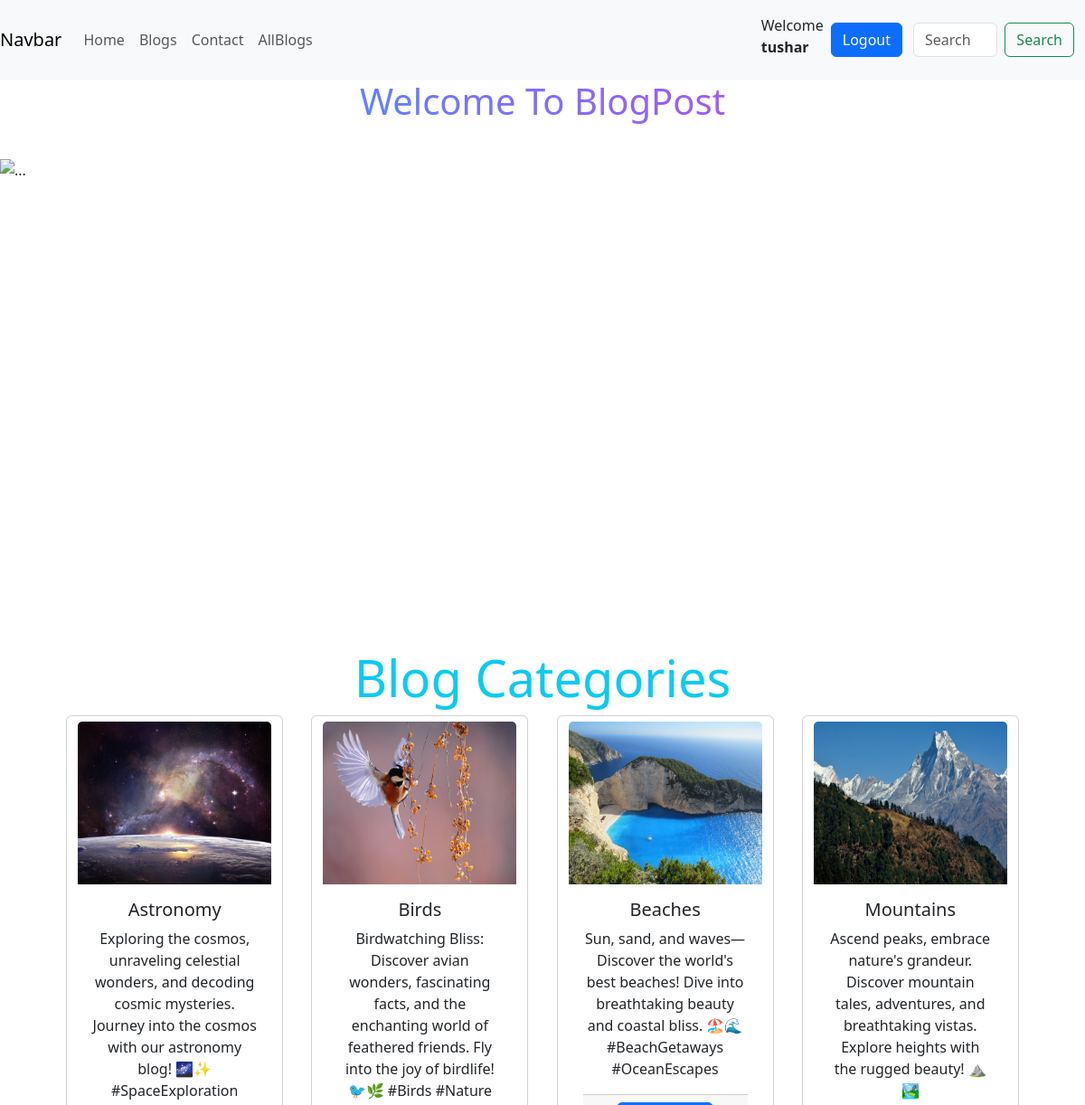
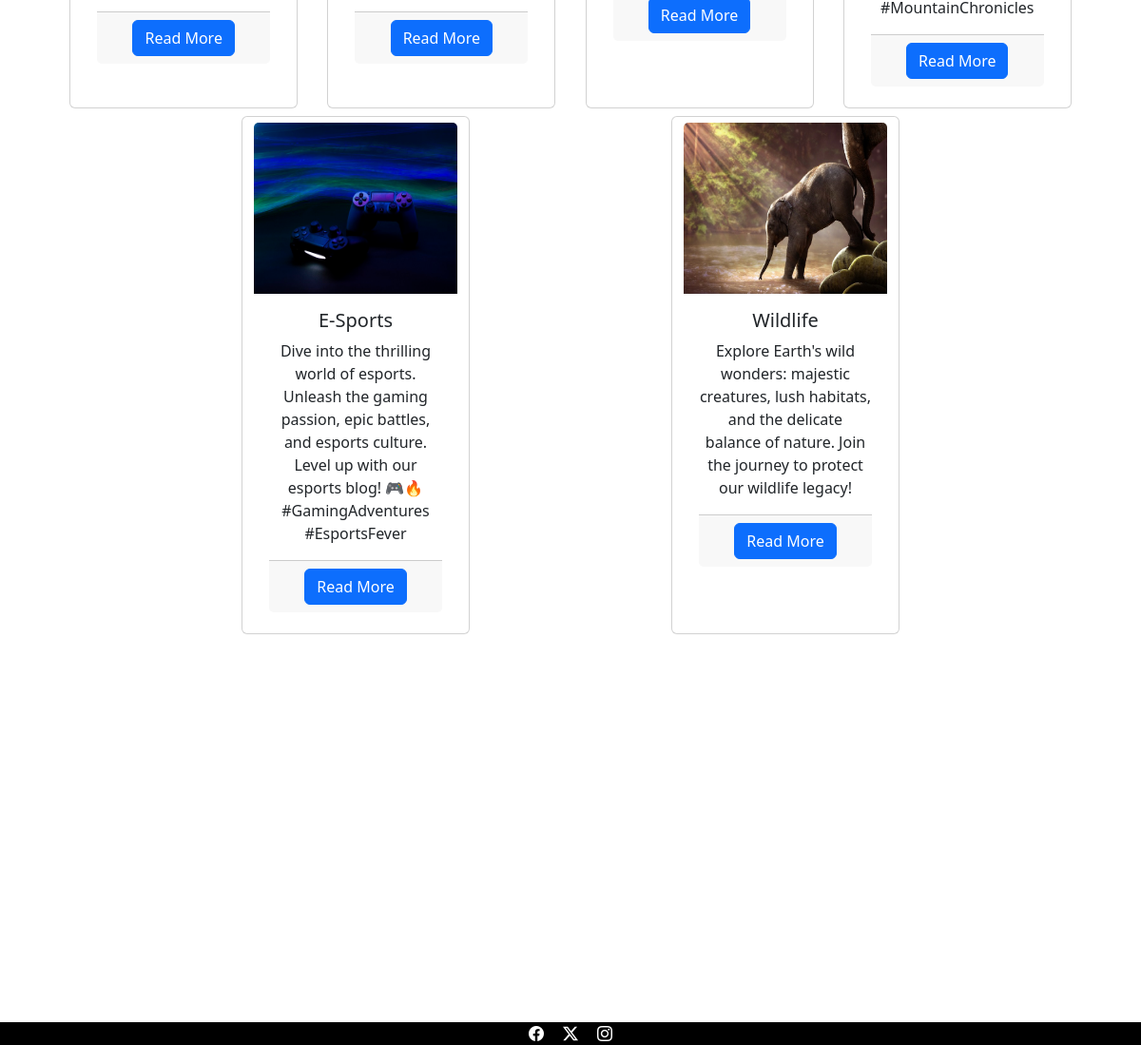
The app's page / (signed in) with its own data (2 pictures, top to bottom).
### myBlogs/models.py (models this page shows, shortened)
class blog_category(models.Model):
    blog_cat = models.CharField(max_length=60,unique=True)
    blogcat_img = models.ImageField(upload_to='images/')
    blogcat_description=models.TextField(max_length=200)

### myBlogs/views.py (the view)
# urls.py: 2. Add a URL to urlpatterns:  path('', views.home, name='home')
def home(request):
    x=blog_category.objects.all()
    return render(request, 'myBlogs/home.html',{"category":x})

### myBlogs/templates/myBlogs/home.html (shortened to what this page needs)
<!DOCTYPE html>
<html lang="en">
<head>
  <link href="https://cdn.jsdelivr.net/npm/bootstrap@5.3.2/dist/css/bootstrap.min.css" rel="stylesheet"
>
  {%include 'myBlogs/navigation_bar.html' %}
</head>
<body>
  <h1 style="padding-bottom:2vh;" class="text-center rainbow-neon padding-bottom:5vw">Welcome To BlogPost</h1>
  <div  id="carouselExampleAutoplaying" class="carousel slide" data-bs-ride="carousel" style="display: block;
    height: fit-content;
    /* max-height: 50vw; */
    align-content: center;
    margin:2vw 0vw 0vw 0vw;
    ">
    <div class="carousel-inner" style="height: 45vw; display: flex;">
      <div class="carousel-item active " style="object-fit:fill;">
        <img src="https://cdn.pixabay.com/photo/2017/06/11/02/05/wheat-2391348_640.jpg" class="d-block w-100" alt="...">
        <div class="carousel-caption d-md-block">
          <h5>Wheat Feild</h5>
          <p>Major Food product of the world</p>
        </div>
      </div>
      <button class="carousel-control-prev" type="button" data-bs-target="#carouselExampleAutoplaying"
        data-bs-slide="prev">
        <span class="carousel-control-prev-icon" aria-hidden="true"></span>
      </button>
      <button class="carousel-control-next" type="button" data-bs-target="#carouselExampleAutoplaying"
        data-bs-slide="next">
        <span class="carousel-control-next-icon" aria-hidden="true"></span>
      </button>
    </div>
    <div class="container text-center mb-4">
      <h3 class="display-4 text-info">Blog Categories</h3>
      {% if category %}
      <div class="d-flex flex-wrap justify-content-evenly">
        {% for y in category %}
        <div id="My_card" class="card mb-2 btn btn-outline-secondary" style="width: 20vw; min-height:5vw;">
          <img src="{{ y.blogcat_img.url }}" class="card-img-top" alt="..." style="height: 15vw">
          <div class="card-body">
            <h5 class="card-title">{{ y.blog_cat }}</h5>
            <p class="card-text">{{ y.blogcat_description }}</p>
            <div class="card-footer">
              <a href="{% url 'allblogs' %}?category={{y.blog_cat}}" type="submit" class="btn btn-primary">Read More</a>
            </div>
          </div>
        </div>
        {% endfor %}
      </div>
      {% endif %}
    </div>
    <footer>
      {% include "myBlogs/footer.html" %}
    </footer>
</body>
</html>

### myBlogs/templates/myBlogs/navigation_bar.html (shortened to what this page needs)
<!DOCTYPE html>
<html lang="en">
<head>
</head>
<body>
  <nav class="navbar navbar-expand-lg navbar-light bg-light">
    <a class="navbar-brand" href="#">Navbar</a>
    <div class="collapse navbar-collapse" id="navbarNav">
      <ul class="navbar-nav" style="margin-right: 40vw;">
        <li class="nav-item active">
          <a class="nav-link" href="/home">Home </a>
        </li>
        <li class="nav-item">
          <a class="nav-link" href="/blog">Blogs</a>
        </li>
        <li class="nav-item">
          <a class="nav-link" href="/contact">Contact</a>
        </li>
        <li class="nav-item">
          <a class="nav-link" href="/allblogs">AllBlogs</a>
        </li>
      </ul>
      {% if user.is_authenticated %}
      <p class="px-2 mt-2">Welcome <b>{{ user.username }}</b></p>
        <a class="btn btn-primary" href="{% url 'logoutuser' %}">Logout</a>
      {% endif %}
      <div class="container-fluid">
        <form class="d-flex" method="post" action="{% url 'find_blog' %}" role="search">
          <input class="form-control me-2" type="search" placeholder="Search" aria-label="Search" name="blog_search">
          <button class="btn btn-outline-success" type="submit">Search</button>
        </form>
      </div>
    </div>
  </nav>
</body>
</html>

### myBlogs/templates/myBlogs/home.html (style rules this page uses)
.rainbow-neon { background-image: linear-gradient(45deg, #f3626b, #6181ff, #a25bf2, #ffc100); -webkit-background-clip: text; -webkit-text-fill-color: transparent; animation: rainbow-keyframe 3s linear infinite; }

### records on screen
blog_category: blogcat_img (picture), blog_cat "Astronomy", blogcat_description "Exploring the cosmos, unraveling celestial wonders, and decoding cosmic mysteries. Journey into the cosmos with our astronomy blog! 🌌✨ #SpaceExploration"
blog_category: blogcat_img (picture), blog_cat "Birds", blogcat_description "Birdwatching Bliss: Discover avian wonders, fascinating facts, and the enchanting world of feathered friends. Fly into the joy of birdlife! 🐦🌿 #Birds #Nature"
blog_category: blogcat_img (picture), blog_cat "Beaches", blogcat_description "Sun, sand, and waves—Discover the world's best beaches! Dive into breathtaking beauty and coastal bliss. 🏖️🌊 #BeachGetaways #OceanEscapes"
blog_category: blogcat_img (picture), blog_cat "Mountains", blogcat_description "Ascend peaks, embrace nature's grandeur. Discover mountain tales, adventures, and breathtaking vistas. Explore heights with the rugged beauty! ⛰️🏞️ #MountainChronicles"
blog_category: blogcat_img (picture), blog_cat "E-Sports", blogcat_description "Dive into the thrilling world of esports. Unleash the gaming passion, epic battles, and esports culture. Level up with our esports blog! 🎮🔥 #GamingAdventures #EsportsFever"
blog_category: blogcat_img (picture), blog_cat "Wildlife", blogcat_description "Explore Earth's wild wonders: majestic creatures, lush habitats, and the delicate balance of nature. Join the journey to protect our wildlife legacy!"

### other values on screen
{{ user.username }} "tushar"
